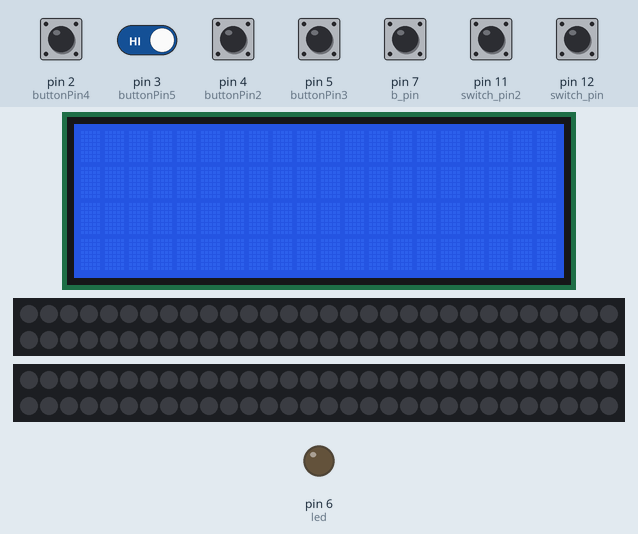
Simulated run of this sketch. Board: Arduino Uno, built with avr-gcc and run on an emulated ATmega328P. Parts: 20×4 character LCD, 2 × 60 RGB LEDs in strip order, left to right, continuing on the next row, output pins drawn as LEDs (lit = HIGH). The inputs (shaded band) are chosen by the test bench; at power-on: pin 2 (buttonPin4), pin 3 (buttonPin5), pin 4 (buttonPin2), pin 5 (buttonPin3), pin 7 (b_pin) HIGH, pin 11 (switch_pin2), pin 12 (switch_pin) LOW. Colours are those a GRB WS2812 strip shows for the declared byte order; what the sketch prints to the serial monitor is not drawn.

Above: at 1.2 s.
1.3 s: pin 11 (switch_pin2) pulled HIGH for 0.15 s
At 1.7 s:
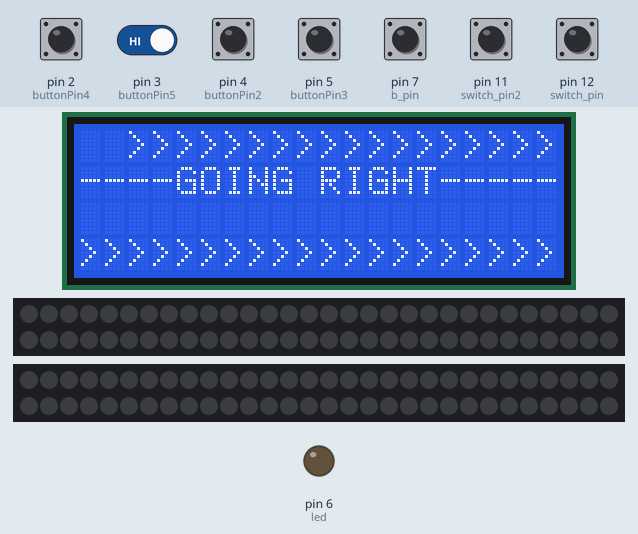
2.0 s: pin 12 (switch_pin) pulled HIGH for 1 s
At 3.4 s:
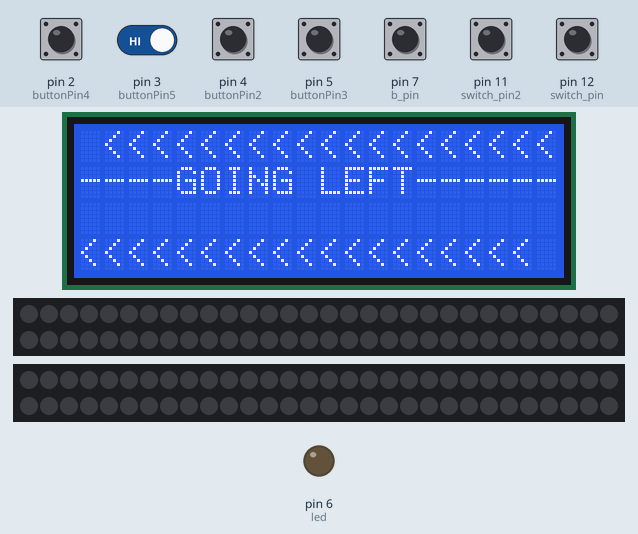
3.6 s: pin 7 (b_pin) pulled LOW for 1 s
At 5.04 s:
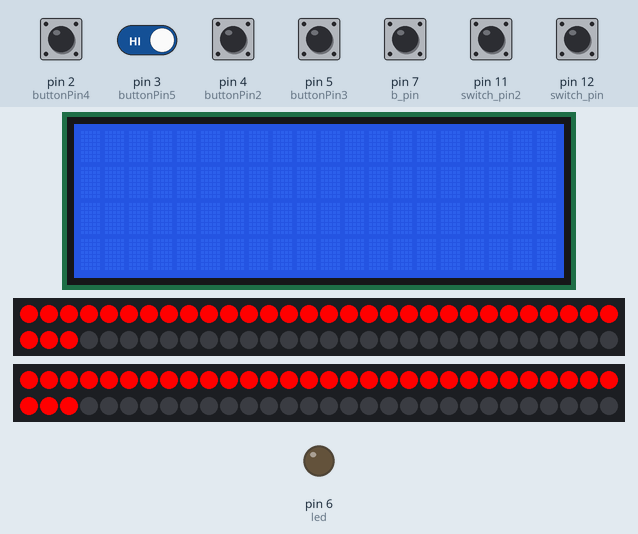
6.6 s: pin 2 (buttonPin4) pulled LOW for 0.15 s
At 7.0 s:
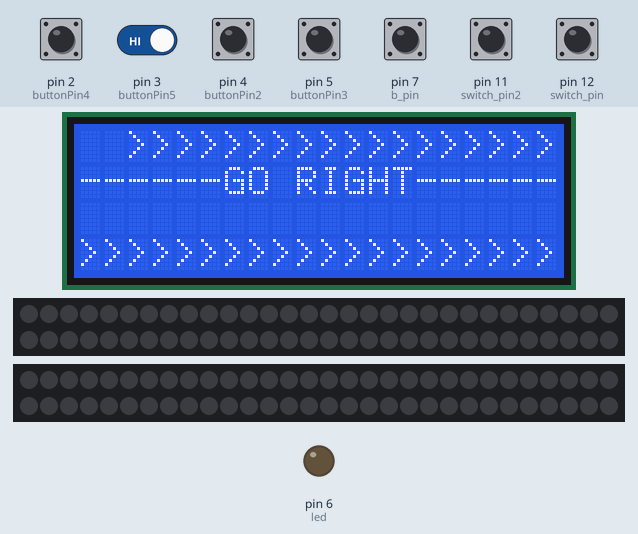
9.7 s: pin 3 (buttonPin5) driven LOW and pin 7 (b_pin) driven LOW
At 11.9 s:
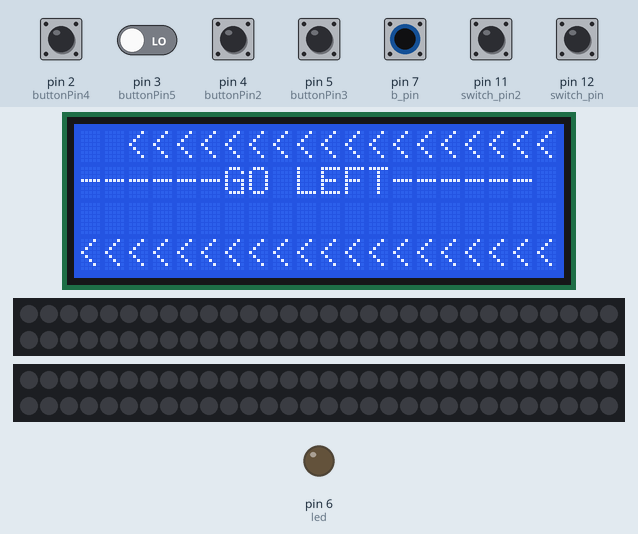
Timing chart, 0 to 13.4 s (numbered marks = the images above; inputs shaded):
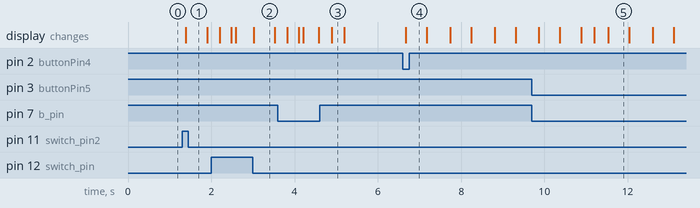

The sketch:

sketch_mar1b.ino
```cpp
#include "FastLED.h"
#include <Wire.h>
#include <LiquidCrystal_I2C.h>
#define switch_pin 12
#define switch_pin2 11
#define NUM_LEDS 60
#define NUM_LEDS2 60
#define DATA_PIN 8
#define DATA_PIN2 9
#define b_pin 7
#define led 6

CRGB leds[NUM_LEDS];
CRGB leds2[NUM_LEDS2];

const int buttonPin2 = 4;
const int buttonPin3 = 5;
int buttonState2 = 0;
int buttonState3 = 0;
const int buttonPin4 = 2;
const int buttonPin5 = 3;
int buttonState4 = 0;
int buttonState5 = 0;
int bstate=0;
int switchState = 0;
int switchState2 = 0;
int currentbuttonstate1;
int lastbuttonstate1;
int currentbuttonstate2;
int lastbuttonstate2;
int currentbuttonstate3;
int lastbuttonstate3;
int currentbuttonstate4;
int lastbuttonstate4;
int c1,c2,c3,c4=0;
LiquidCrystal_I2C lcd(0x27, 2, 1, 0, 4, 5, 6, 7, 3, POSITIVE);

void setup() {
Serial.begin(9600);

pinMode(buttonPin2, INPUT_PULLUP);
pinMode(buttonPin3, INPUT_PULLUP);
pinMode(buttonPin4, INPUT_PULLUP);
pinMode(buttonPin5, INPUT_PULLUP);
pinMode(switch_pin, INPUT);
pinMode(switch_pin2, INPUT);
pinMode(b_pin, INPUT_PULLUP);
pinMode(led, OUTPUT);
lcd.begin(20,4);
lcd.clear();
currentbuttonstate1 = digitalRead(buttonPin2);
currentbuttonstate2 = digitalRead(buttonPin3);
currentbuttonstate3 = digitalRead(buttonPin4);
currentbuttonstate4 = digitalRead(buttonPin5);
FastLED.addLeds<WS2812B, DATA_PIN, RGB>(leds, NUM_LEDS);
FastLED.addLeds<WS2812B, DATA_PIN2, RGB>(leds2, NUM_LEDS2);


}

int TurnSignal() {

for(int i = 0; i < NUM_LEDS; i++) {
leds[i] = CRGB(80, 255, 0);
FastLED.setBrightness (200);
FastLED.show();
delay(4);

}

delay(100);
FastLED.clear();
FastLED.show();
delay(350);
switchState = digitalRead(switch_pin);
return switchState;
}

int TurnSignal2() {

for(int i = 0; i < NUM_LEDS2; i++) {
leds2[i] = CRGB(66, 255, 0);
FastLED.setBrightness (255);
FastLED.show();
delay(4);
}

delay(100);
FastLED.clear();
FastLED.show();
delay(350);
switchState2 = digitalRead(switch_pin2);
return switchState2;
}

void DRL() {

FastLED.showColor(CRGB (66, 255, 0));
FastLED.setBrightness (95);
}

int brake() {

for(int i = 0; i < NUM_LEDS2; i++) {
leds[i] = CRGB(0, 255, 0);
leds2[i] = CRGB(0, 255, 0);
FastLED.setBrightness (255);
FastLED.show();
delay(4);
}
}


void loop() {


switchState = digitalRead(switch_pin);
switchState2 = digitalRead(switch_pin2);
lastbuttonstate1    = currentbuttonstate1;
lastbuttonstate2    = currentbuttonstate2;
lastbuttonstate3    = currentbuttonstate3;
lastbuttonstate4    = currentbuttonstate4;     // save the last state
currentbuttonstate1 = digitalRead(buttonPin2);
currentbuttonstate2 = digitalRead(buttonPin3);   // save the last state
currentbuttonstate3 = digitalRead(buttonPin4);
currentbuttonstate4 = digitalRead(buttonPin5);
  if(lastbuttonstate1 == HIGH && currentbuttonstate1 == LOW  ) {

    while(c1<4 )
    {
      lcd.setCursor(0,0);
      lastbuttonstate2    = currentbuttonstate2;
      currentbuttonstate2 = digitalRead(buttonPin3);
      lcd.println("--USER COMMUNICATING--");
      lcd.setCursor(0,1);
      lcd.println("--GO FASTER-------");
      lcd.setCursor(0,3);
      lcd.println("!!!!!!!!!!!!!!!!!!!!");
      delay(500);
      lcd.clear();
      delay(500);
      c1=c1+1;
    }
    lcd.clear();
    c1=0;
    }
  if(lastbuttonstate2 == HIGH && currentbuttonstate2 == LOW ) {

    while(c2<4)
    {

      lcd.setCursor(0,0);
      lcd.println("--USER COMMUNICATING--");
      lcd.setCursor(0,1);
      lcd.println("--STOP IMMEDIATELY--");
      lcd.setCursor(0,3);
      lcd.println("!!!!!!!!!!!!!!!!!!!!");
      delay(500);
      lcd.clear();
      delay(500);
      c2=c2+1;
    }
    lcd.clear();
    c2=0;
    }
 if(lastbuttonstate3 == HIGH && currentbuttonstate3 == LOW  ) {

    while(c3<4 )
    {
      lcd.setCursor(0,0);
      lcd.println(">>>>>>>>>>>>>>>>>>>>");
      lcd.setCursor(0,1);
      lcd.println("------GO RIGHT------");
      lcd.setCursor(0,3);
      lcd.println(">>>>>>>>>>>>>>>>>>>>");
      delay(500);
      lcd.clear();
      delay(500);
      c3=c3+1;
    }
    lcd.clear();
    c3=0;
    }

    if(lastbuttonstate4 == HIGH && currentbuttonstate4 == LOW ) {

    while(c4<4 )
    {
      lcd.setCursor(0,0);
      lcd.println("<<<<<<<<<<<<<<<<<<<<");
      lcd.setCursor(0,1);
      lcd.println("------GO LEFT------");
      lcd.setCursor(0,3);
      lcd.println("<<<<<<<<<<<<<<<<<<<<");
      delay(500);
      lcd.clear();
      delay(500);
      c4=c4+1;
    }
    lcd.clear();
    c4=0;
    }
switchState = digitalRead(switch_pin);
switchState2 = digitalRead(switch_pin2);
bstate=digitalRead(b_pin);
Serial.println(bstate);
if (bstate== LOW){
  brake();
}
else{
  FastLED.clear();
  FastLED.show();
}
switchState = digitalRead(switch_pin);
switchState2 = digitalRead(switch_pin2);
while (switchState == HIGH ) //if it is,the state is HIGH
{
  switchState = digitalRead(switch_pin);
  bstate=digitalRead(b_pin);
  if(bstate==LOW){
  digitalWrite(led, HIGH);
  }
  else{
     FastLED.clear();
  FastLED.show();
  }
  Serial.println(bstate);
  lcd.setCursor(0,0);
  lcd.println("<<<<<<<<<<<<<<<<<<<<");
  lcd.setCursor(0,1);
  lcd.println("----GOING LEFT------");
  lcd.setCursor(0,3);
  lcd.println("<<<<<<<<<<<<<<<<<<<");
  delay(500);
  lcd.clear();
TurnSignal();
switchState = digitalRead(switch_pin);
}
lcd.clear();
FastLED.clear();
FastLED.show();
while (switchState2 == HIGH ) //if it is,the state is HIGH
{
  switchState2 = digitalRead(switch_pin2);
  bstate=digitalRead(b_pin);
  if(bstate==LOW){
    digitalWrite(led, HIGH);
    }
  else{
    digitalWrite(led, LOW);
  }
  Serial.println(bstate);
  lcd.setCursor(0,0);
  lcd.println(">>>>>>>>>>>>>>>>>>>>");
  lcd.setCursor(0,1);
  lcd.println("----GOING RIGHT------");
  lcd.setCursor(0,3);
  lcd.println(">>>>>>>>>>>>>>>>>>>>");
  delay(500);
  lcd.clear();
TurnSignal2();
switchState2 = digitalRead(switch_pin2);
}
lcd.clear();
FastLED.clear();
FastLED.show();

}
```

Measured:
- after the input at 1.3 s, the display: changes after 0.09 s (image 1)
- after the input at 2.0 s, the display: first differs from a run without the input after 1.0 s (image 2)
- after the input at 6.6 s, the display: changes after 0.07 s (image 4)
- what the display in image 2 shows lasts 0.5 s, from 3.0 s to 3.5 s
